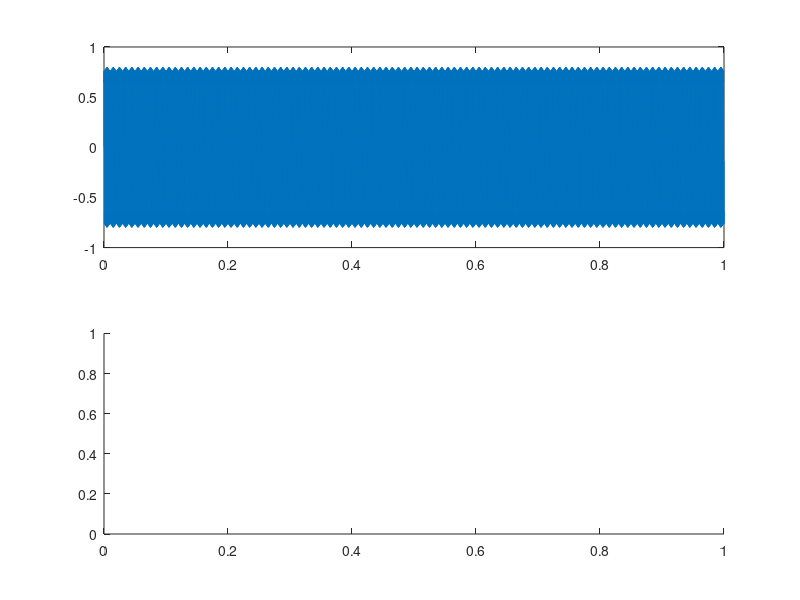

Write the MATLAB code that produced this figure. (Note: this script raises an error after producing the figure.)
% wavefolder circuit dsp mockup
threshold = .8;  % 0->1
folds=2;
LPF = 0.5;  %0->1


duration = 1;  % second
fs=44100;  % Hz
tt=0:1/fs:duration-1/fs;  % len = duration*fs

L = fs*duration; % samples

f = 1000;  % Hz
A =1;  % say, volts
sig_in = A*sin(2*pi*f*tt);

clipped =zeros(L,folds);
peaks = zeros(L,folds);

cur_peak=sig_in;
for j=1:folds
    thresh_v = threshold*A;
    for i=1:L  % sample wise loop
        if abs(cur_peak(i)) > thresh_v
            clipped(i,j) = sign(cur_peak(i))*thresh_v;
            peaks(i,j) = cur_peak(i)-sign(cur_peak(i))*thresh_v;
        else
            clipped(i,j) = cur_peak(i);
            peaks(i,j) = 0;
        end
    end
    clipped(:,j) = (-1)^(j-1)*clipped(:,j);
    cur_peak = peaks(:,j);  % use this peak data for next folding stage
    peaks(:,j) = (-1)^(j)*peaks(:,j);
    A = A - thresh_v;  % amplitude of peak waveform    
end
% to get folded waveform, sum up clipped and last peak with alternating
% signs

sig_fold = sum(clipped,2)+peaks(:,end);
subplot(2,1,1)
plot(tt,sig_fold)
subplot(2,1,2)
my_fft(sig_fold, L, fs)







% % plot(tt, sig_in)
% my_fft(sig_in, L, fs);
% % comparator system: produce zero-bias peak clippings
%     % how to do this analog with adjustable threshold?
% thresh_v = threshold*A;
% peaks_old = sig_in;
% for j=1:folds
%     for i=1:length(tt)
%         if abs(sig_in(i)) > thresh_v
%             peaks_new(i) = peaks_old(i)-sign(peaks_old(i))*thresh_v;
%         else
%             peaks_new(i) = 0;
%         end
%     end
% end
% 
% % plot(tt, peaks)
% 
% % wavefolding system: fold peaks over onto themselves
% sig_fold = sig_in - 2*peaks;
% % plot(tt, sig_fold)
% my_fft(sig_fold,L, fs);

function p1 = my_fft(sig, L, fs)
    y = fft(sig);
    p2 = abs(y/L);
    p1 = p2(1:L/2+1);
    p1(2:end-1) = 2*p1(2:end-1);
    f = fs*(0:(L/2))/L;
%     figure()
    plot(f, p1)
    title("FFT")
    xlabel("f (Hz)")
    ylabel("|P(f)|")
end

function y = clip_fn(sig, thresh)
    L = length(sig);
    y = zeros(size(sig));
    for i=1:L
        if(abs(sig(i))) > thresh
            y(i)=thresh;
        else
            y(i)=sig(i);  % implicit
        end
    end
end

function y = peaks_fn(sig, thresh)
    L = length(sig);
    y = zeros(size(sig));
    for i=1:L
        if(abs(sig(i))) > thresh
            y(i)=sig(i)-sign(sig(i))*thresh;
        else
            y(i)=0;  % implicit
        end
    end
end

        




